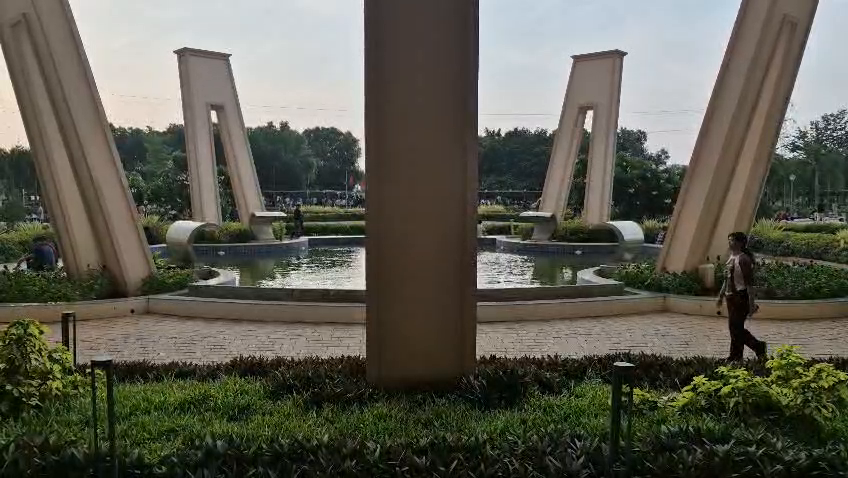
#> input picture frame 52 of data/raw/cctv2.mp4, 848 x 478 px, given in place of original.mp4, which was not available
$ python intrusion_test.py
#> lines starting #> are read from the running program, lines starting #| are printed output that depends on the picture
import cv2

video_path = "../data/test/original.mp4"

cap = cv2.VideoCapture(video_path)

if not cap.isOpened():
    print("ERROR: Could not open video.")
    exit()

previous_y = None
intrusion_detected = False

while True:

    ret, frame = cap.read()
#> frame is the input picture: shape (478, 848, 3); mean B, G, R 81.3, 92.6, 93.6

    if not ret:
        break

    height, width = frame.shape[:2]
#> height = 478; width = 848

    # Virtual boundary
    line_y = int(height * 0.60)
#> line_y = 286

    # Draw boundary
    cv2.line(
        frame,
        (0, line_y),
        (width, line_y),
        (0, 0, 255),
        3
    )

    cv2.putText(
        frame,
        "VIRTUAL BOUNDARY",
        (20, line_y - 15),
        cv2.FONT_HERSHEY_SIMPLEX,
        0.7,
        (0, 0, 255),
        2
    )
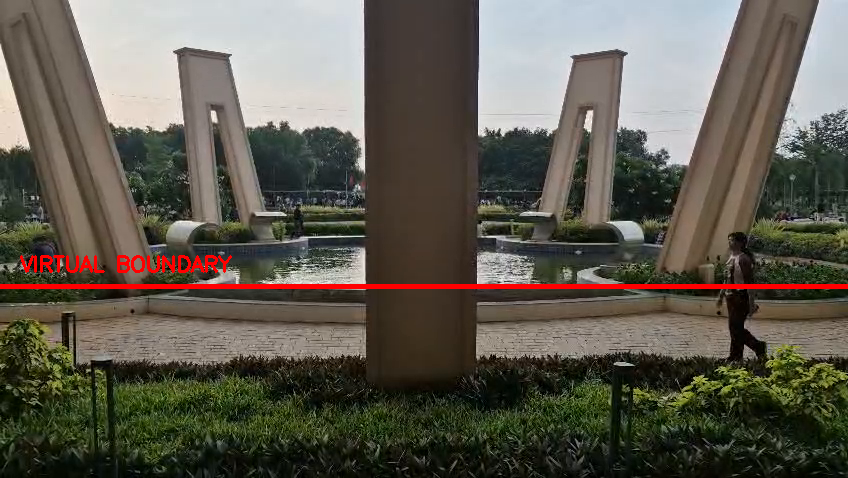
#> frame: shape (478, 848, 3); mean B, G, R 80.4, 91.5, 96.2

    # Display
    if intrusion_detected:
        cv2.putText(
            frame,
            "INTRUSION DETECTED!",
            (20, 50),
            cv2.FONT_HERSHEY_SIMPLEX,
            1,
            (0, 0, 255),
            3
        )

    cv2.imshow("Intrusion Test", frame)

    key = cv2.waitKey(30)
#> (key q is pressed here)

    if key == ord("q"):
        break

cap.release()
cv2.destroyAllWindows()

$ run again, starting later in the video
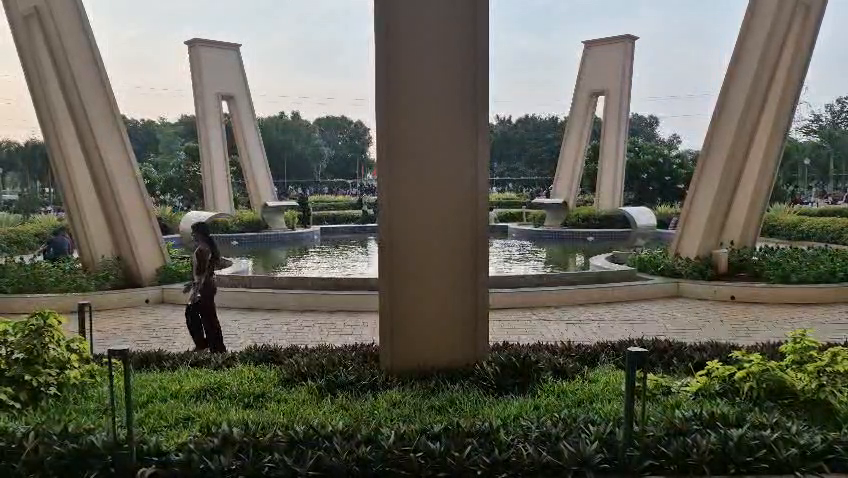
#> input picture frame 234 of data/raw/cctv2.mp4, 848 x 478 px, given in place of original.mp4, which was not available
#> frame is the input picture: shape (478, 848, 3); mean B, G, R 85.9, 97.7, 98
#> `cv2.putText( frame, "VIRTUAL BOUNDARY", (20, line_y - 15), cv2.FONT_HE..`:
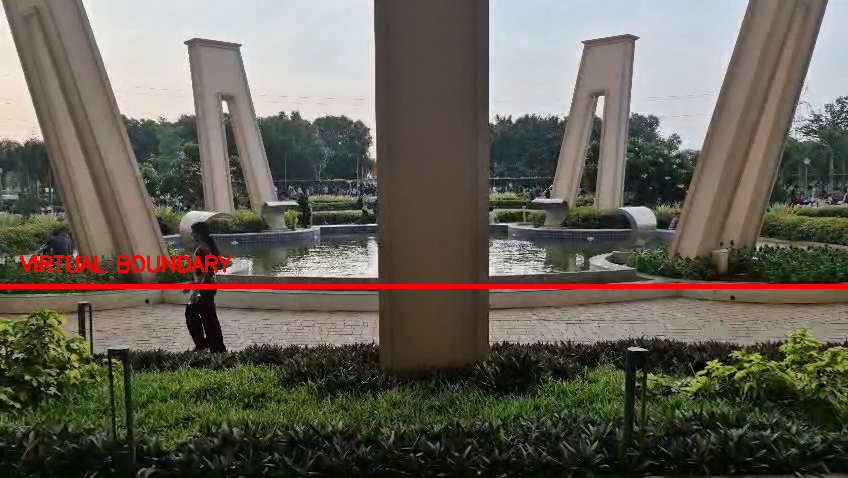
#> frame: shape (478, 848, 3); mean B, G, R 85.1, 96.7, 100.7

$ run again, starting later in the video
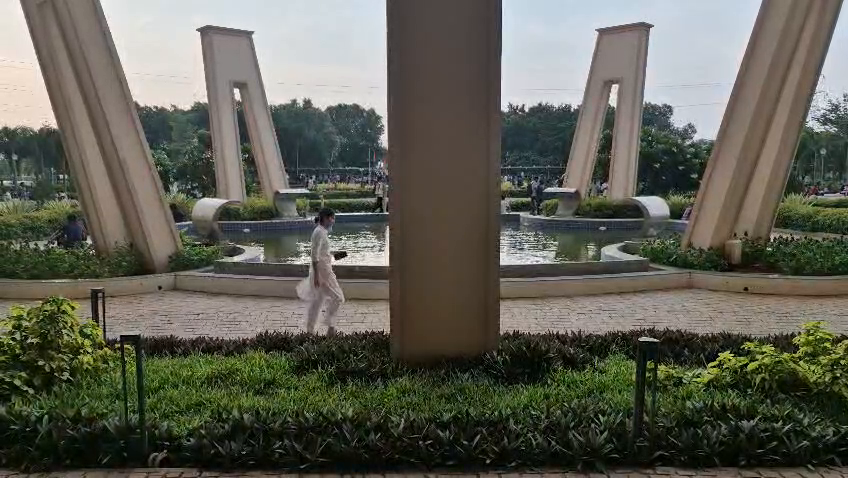
#> input picture frame 416 of data/raw/cctv2.mp4, 848 x 478 px, given in place of original.mp4, which was not available
#> frame is the input picture: shape (478, 848, 3); mean B, G, R 84.1, 95.2, 95.2
#> `cv2.putText( frame, "VIRTUAL BOUNDARY", (20, line_y - 15), cv2.FONT_HE..`:
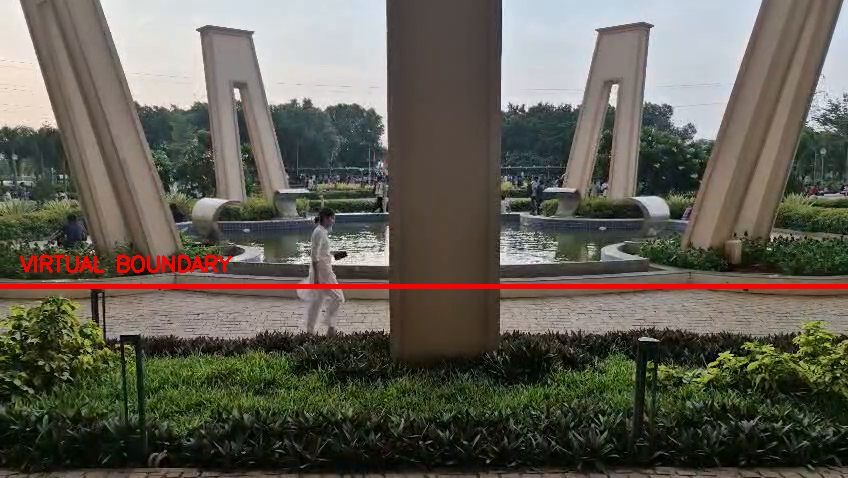
#> frame: shape (478, 848, 3); mean B, G, R 83.1, 94, 97.6
